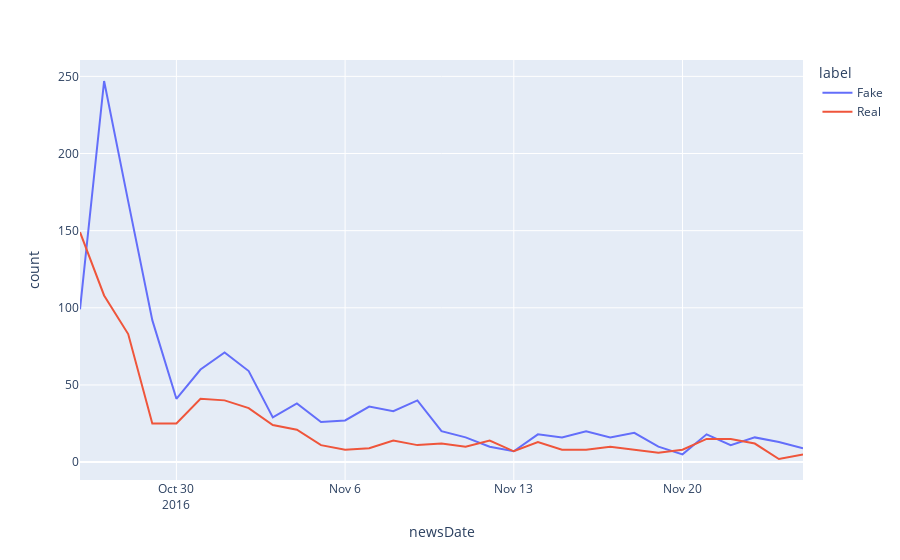

The notebook cell saved with this chart:
### Code cell
temp = news.groupby([news.newsDate.dt.floor('d'),'label']).size().reset_index(name='count')
px.line(temp,x="newsDate", y="count", color="label", line_group="label")

### Figure 1 — Plotly figure (JSON) as saved in the notebook; plotly's stock layout.template omitted (floating-point values rounded to 4 significant figures)
{"data": [{"hovertemplate": "label=Fake<br>newsDate=%{x}<br>count=%{y}<extra></extra>", "legendgroup": "Fake", "line": {"color": "#636efa", "dash": "solid"}, "marker": {"symbol": "circle"}, "mode": "lines", "name": "Fake", "orientation": "v", "showlegend": true, "type": "scatter", "x": ["2016-10-26T00:00:00", "2016-10-27T00:00:00", "2016-10-28T00:00:00", "2016-10-29T00:00:00", "2016-10-30T00:00:00", "2016-10-31T00:00:00", "2016-11-01T00:00:00", "2016-11-02T00:00:00", "2016-11-03T00:00:00", "2016-11-04T00:00:00", "2016-11-05T00:00:00", "2016-11-06T00:00:00", "2016-11-07T00:00:00", "2016-11-08T00:00:00", "2016-11-09T00:00:00", "2016-11-10T00:00:00", "2016-11-11T00:00:00", "2016-11-12T00:00:00", "2016-11-13T00:00:00", "2016-11-14T00:00:00", "2016-11-15T00:00:00", "2016-11-16T00:00:00", "2016-11-17T00:00:00", "2016-11-18T00:00:00", "2016-11-19T00:00:00", "2016-11-20T00:00:00", "2016-11-21T00:00:00", "2016-11-22T00:00:00", "2016-11-23T00:00:00", "2016-11-24T00:00:00", "2016-11-25T00:00:00"], "xaxis": "x", "y": [99, 247, 169, 92, 41, 60, 71, 59, 29, 38, 26, 27, 36, 33, 40, 20, 16, 10, 7, 18, 16, 20, 16, 19, 10, 5, 18, 11, 16, 13, 9], "yaxis": "y"}, {"hovertemplate": "label=Real<br>newsDate=%{x}<br>count=%{y}<extra></extra>", "legendgroup": "Real", "line": {"color": "#EF553B", "dash": "solid"}, "marker": {"symbol": "circle"}, "mode": "lines", "name": "Real", "orientation": "v", "showlegend": true, "type": "scatter", "x": ["2016-10-26T00:00:00", "2016-10-27T00:00:00", "2016-10-28T00:00:00", "2016-10-29T00:00:00", "2016-10-30T00:00:00", "2016-10-31T00:00:00", "2016-11-01T00:00:00", "2016-11-02T00:00:00", "2016-11-03T00:00:00", "2016-11-04T00:00:00", "2016-11-05T00:00:00", "2016-11-06T00:00:00", "2016-11-07T00:00:00", "2016-11-08T00:00:00", "2016-11-09T00:00:00", "2016-11-10T00:00:00", "2016-11-11T00:00:00", "2016-11-12T00:00:00", "2016-11-13T00:00:00", "2016-11-14T00:00:00", "2016-11-15T00:00:00", "2016-11-16T00:00:00", "2016-11-17T00:00:00", "2016-11-18T00:00:00", "2016-11-19T00:00:00", "2016-11-20T00:00:00", "2016-11-21T00:00:00", "2016-11-22T00:00:00", "2016-11-23T00:00:00", "2016-11-24T00:00:00", "2016-11-25T00:00:00"], "xaxis": "x", "y": [149, 108, 83, 25, 25, 41, 40, 35, 24, 21, 11, 8, 9, 14, 11, 12, 10, 14, 7, 13, 8, 8, 10, 8, 6, 8, 15, 15, 12, 2, 5], "yaxis": "y"}], "layout": {"legend": {"title": {"text": "label"}, "tracegroupgap": 0}, "margin": {"t": 60}, "xaxis": {"anchor": "y", "domain": [0, 1], "title": {"text": "newsDate"}}, "yaxis": {"anchor": "x", "domain": [0, 1], "title": {"text": "count"}}}}
